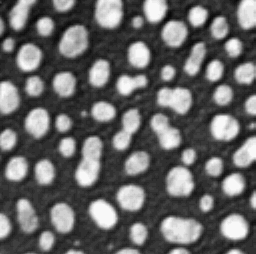
#> input picture docs/25_code_generation/blobs.tif, 256 x 254 px, found by its file name
$ jupyter execute bia-bob_demo.ipynb   (shell and % lines are left out)
#> lines starting #> are read from the running program, lines starting #| are printed output that depends on the picture; after the words box and inside, x2 and y2 are one past the last pixel; in counts of white or black regions, pixels touching at a corner belong together
## Generating code using bia-bob
[BIA Bob](https://github.com/haesleinhuepf/bia-bob) is a Jupyter-magic based assistant for interacting with data via code generation. We can initialize it to use the ScaDS.AI LLM server like this:

[cell 1]
import os
from bia_bob import bob
bob.initialize(endpoint="https://llm.scads.ai/v1",
               api_key=os.environ.get('SCADSAI_API_KEY'),
               model="meta-llama/Llama-3.3-70B-Instruct")
#> (this line was passed over: bia_bob is not available in this run)

You can use the `%bob` single-line or the `%%bob` multi-line magic to ask for programming image analysis tasks and `bob` will do it for you.

[cell 2]
import skimage.io
import stackview

image = skimage.io.imread("blobs.tif")
#> image is the input picture: shape (254, 256); min 8, max 248, mean 103.3
stackview.insight(image)
#> (this line was passed over: stackview is not available in this run)

[cell 3]
import matplotlib.pyplot as plt
import numpy as np
from skimage.io import imread
from skimage.filters import threshold_otsu
from skimage.measure import label

# Load the image
new_image = imread("blobs.tif")

# Apply Otsu's thresholding
new_threshold = threshold_otsu(new_image)
#> new_threshold = 120
new_binary_image = new_image > new_threshold
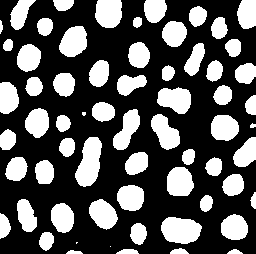
#> new_binary_image: shape (254, 256) bool; 34.2% white; 64 white regions (3 under 20 px), largest, box (x1, y1, x2, y2) and area: (75, 137, 102, 187) 902, (161, 217, 202, 244) 858, (157, 87, 191, 114) 676

# Apply connected component labeling
new_labels = label(new_binary_image)
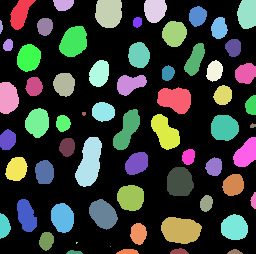
#> new_labels: shape (254, 256) int32; 65 distinct labels, from 0 to 64; one colour per label, 0 black

# Create a figure with three subplots
fig, axs = plt.subplots(1, 3, figsize=(15, 5))

# Visualize the original image
axs[0].imshow(new_image, cmap='gray')
axs[0].set_title('Original Image')

# Visualize the segmented image
axs[1].imshow(new_labels, cmap='gray')
axs[1].set_title('Segmented Image')

# Visualize an overlay of both images
axs[2].imshow(new_image, cmap='gray')
axs[2].imshow(new_labels, cmap='viridis', alpha=0.5)
axs[2].set_title('Overlay')

plt.show()
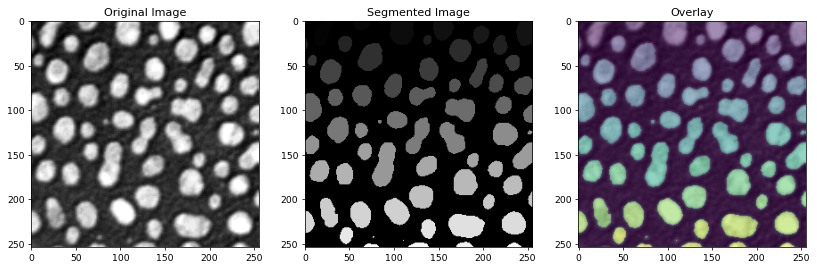
#> figure drawn by matplotlib, 3 panels

## Exercise
Ask bob to solve a task in another scientific domain.

[cell 4]
import numpy as np
import matplotlib.pyplot as plt

x_values = np.linspace(-5, 5, 100)
y_values = np.maximum(x_values, 0)
plt.plot(x_values, y_values)
plt.title('ReLU Activation Function')
plt.show()
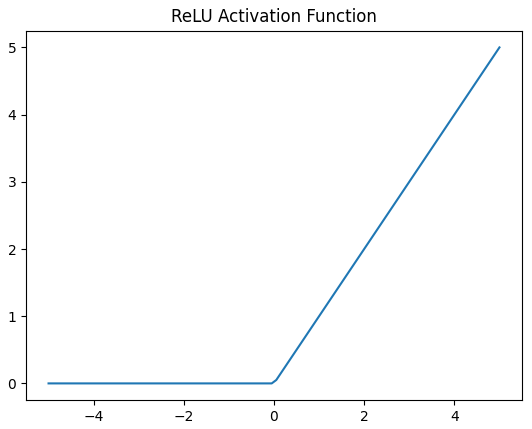
#> figure drawn by matplotlib, 1 panel; curve peaks at x = 5, y = 5
